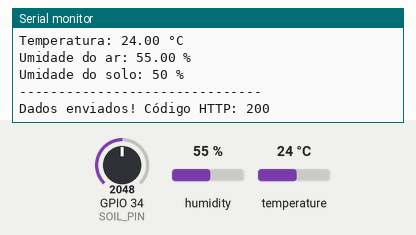
This sketch was run on a simulated ESP32. Shown: the last lines printed to the serial monitor. The test bench sets the inputs (shaded band); at power-on: humidity 55 %, GPIO 34 (SOIL_PIN) = 2048, temperature 24 °C. WiFi joins after 1.5 s; servers stay silent unless stated; uploads are accepted with an empty reply.

Above: at 2.7 s.
2.8 s: humidity set to 22 %
At 3.88 s:
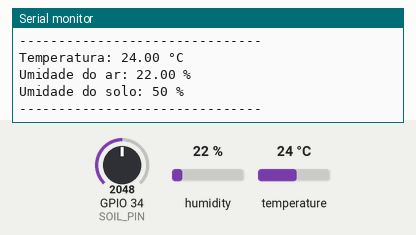
5.7 s: GPIO 34 (SOIL_PIN) set to 2866
At 6.7 s:
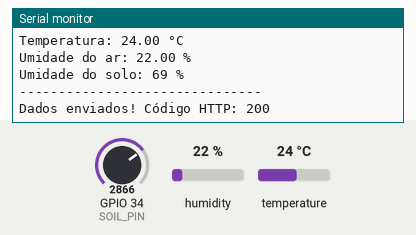
8.6 s: temperature set to 12 °C
At 10.52 s:
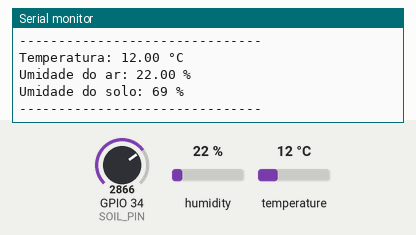
11.5 s: GPIO 34 (SOIL_PIN) set to 3603
At 14.0 s:
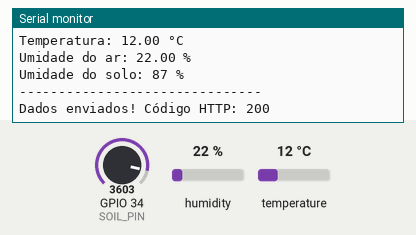
14.4 s: humidity set to 40 %
At 14.94 s:
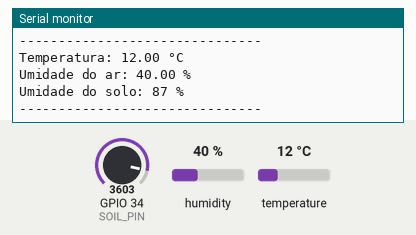
Timing chart, 0 to 17.4 s (numbered marks = the images above; inputs shaded):
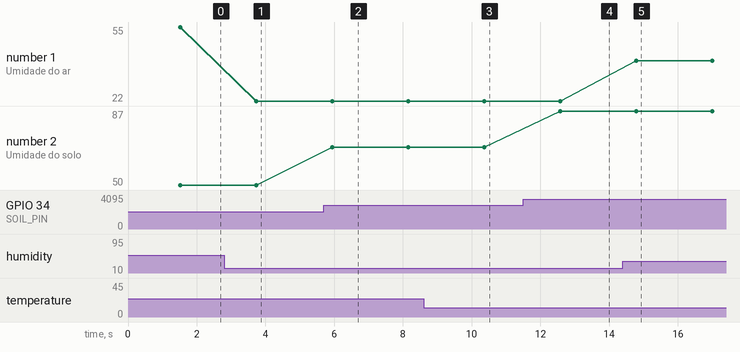

The sketch:

wifi-scan.ino
```cpp
#include <WiFi.h>
#include <HTTPClient.h>
#include <WiFiClientSecure.h>
#include "DHT.h"

// ================================================================
// FARMTECH SOLUTIONS - Monitoramento de Solo e Clima com ESP32
// Sensores: DHT22 (temperatura/umidade do ar) + Umidade do Solo
// Envio dos dados via HTTP POST para servidor Flask (Python)
// ================================================================

// ===== WI-FI DO WOKWI =====
const char* ssid = "Wokwi-GUEST";
const char* password = "";

// ===== ENDEREÇO DO SERVIDOR FLASK =====
// Hospedado no Render - não depende do seu PC estar ligado
const char* serverURL = "https://farmtech-solutions-2-0.onrender.com/api/dados";

// ===== DHT22 =====
#define DHTPIN 15
#define DHTTYPE DHT22
DHT dht(DHTPIN, DHTTYPE);

// ===== UMIDADE DO SOLO =====
#define SOIL_PIN 34

void setup() {
  Serial.begin(115200);
  dht.begin();

  Serial.println();
  Serial.println("================================");
  Serial.println("       FARMTECH MONITOR");
  Serial.println("================================");

  // Conecta ao Wi-Fi
  Serial.print("Conectando ao Wi-Fi");
  WiFi.begin(ssid, password);

  while (WiFi.status() != WL_CONNECTED) {
    delay(500);
    Serial.print(".");
  }

  Serial.println();
  Serial.println("Wi-Fi conectado!");
  Serial.print("IP do ESP32: ");
  Serial.println(WiFi.localIP());
  Serial.println("Sensores inicializados!");
}

void loop() {
  // ===== LEITURA DO DHT22 =====
  float temperatura = dht.readTemperature();
  float umidadeAr = dht.readHumidity();

  // ===== LEITURA DO SENSOR DE UMIDADE DO SOLO =====
  int valorSolo = analogRead(SOIL_PIN);
  int umidadeSolo = map(valorSolo, 0, 4095, 0, 100);

  // ===== EXIBE OS DADOS NO SERIAL =====
  if (isnan(temperatura) || isnan(umidadeAr)) {
    Serial.println("Erro ao ler o DHT22!");
  } else {
    Serial.println("-------------------------------");
    Serial.print("Temperatura: ");
    Serial.print(temperatura);
    Serial.println(" °C");

    Serial.print("Umidade do ar: ");
    Serial.print(umidadeAr);
    Serial.println(" %");

    Serial.print("Umidade do solo: ");
    Serial.print(umidadeSolo);
    Serial.println(" %");
    Serial.println("-------------------------------");

    // ===== ENVIA OS DADOS PARA O SERVIDOR FLASK =====
    enviarDados(temperatura, umidadeAr, umidadeSolo);
  }

  delay(2000);
}

// Monta o JSON e envia via HTTP POST para o servidor Flask
void enviarDados(float temperatura, float umidadeAr, int umidadeSolo) {
  if (WiFi.status() != WL_CONNECTED) {
    Serial.println("Wi-Fi desconectado! Não foi possível enviar os dados.");
    return;
  }

  WiFiClientSecure client;
  client.setInsecure(); // ignora validação do certificado SSL
  client.setHandshakeTimeout(120); // mais tempo para negociar o TLS

  HTTPClient http;
  http.begin(client, serverURL);
  http.addHeader("Content-Type", "application/json");

  // Monta o corpo da requisição em formato JSON manualmente
  String jsonPayload = "{";
  jsonPayload += "\"temperatura\":" + String(temperatura, 2) + ",";
  jsonPayload += "\"umidade_ar\":" + String(umidadeAr, 2) + ",";
  jsonPayload += "\"umidade_solo\":" + String(umidadeSolo);
  jsonPayload += "}";

  int httpResponseCode = http.POST(jsonPayload);

  if (httpResponseCode > 0) {
    Serial.print("Dados enviados! Código HTTP: ");
    Serial.println(httpResponseCode);
  } else {
    Serial.print("Erro ao enviar dados. Código: ");
    Serial.println(httpResponseCode);
    Serial.print("Detalhe: ");
    Serial.println(http.errorToString(httpResponseCode));
  }

  http.end();
}
```

Measured:
- after the input at 2.8 s, the serial monitor: prints a new line after 0.93 s (image 1)
- after the input at 5.7 s, the serial monitor: prints a new line after 0.24 s (image 2)
- after the input at 8.6 s, the serial monitor: prints a new line after 1.8 s (image 3)
- after the input at 11.5 s, the serial monitor: prints a new line after 1.1 s (image 4)
- after the input at 14.4 s, the serial monitor: prints a new line after 0.38 s (image 5)
- plotted number 1: 55 → 22 after the input at 2.8 s, 22 → 40 after the input at 14.4 s
- plotted number 2: 50 → 69 after the input at 5.7 s, 69 → 87 after the input at 11.5 s
